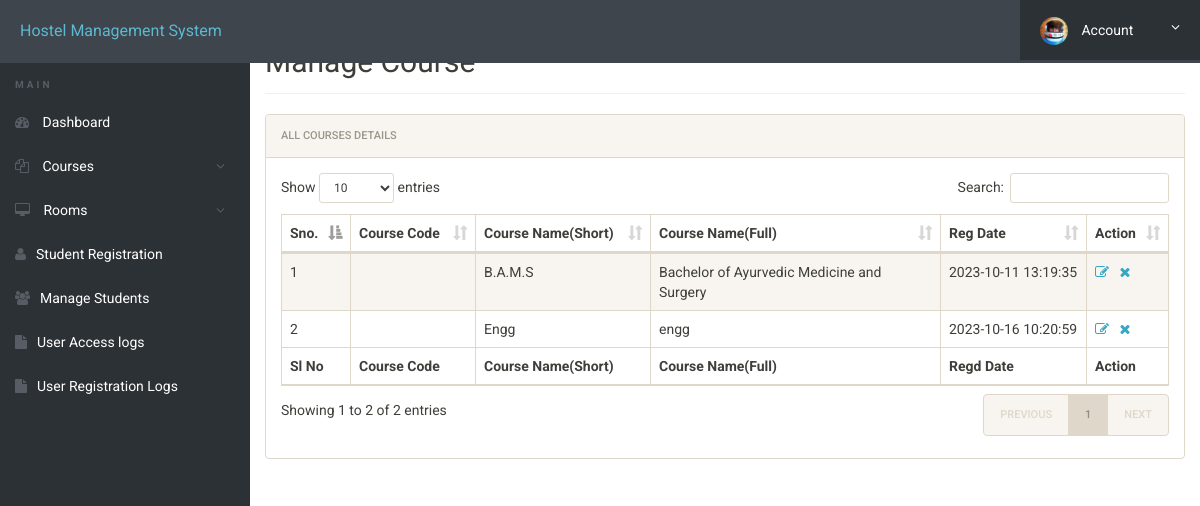
The app's page /admin/manage-courses.php (signed in) with its own data.
### tables this page shows
CREATE TABLE `courses` (
  `id` int(11) NOT NULL,
  `course_code` varchar(255) NOT NULL,
  `course_sn` varchar(255) NOT NULL,
  `course_fn` varchar(255) NOT NULL,
  `posting_date` timestamp NOT NULL DEFAULT current_timestamp()
);

### admin/manage-courses.php (the view, shortened to what this page needs)
<?php
include('includes/config.php');
?>
<!doctype html>
<html lang="en" class="no-js">
<head>
	<link rel="stylesheet" href="css/font-awesome.min.css">
	<link rel="stylesheet" href="css/bootstrap.min.css">
	<link rel="stylesheet" href="css/dataTables.bootstrap.min.css">
	<link rel="stylesheet" href="css/bootstrap-social.css">
	<link rel="stylesheet" href="css/bootstrap-select.css">
	<link rel="stylesheet" href="css/fileinput.min.css">
	<link rel="stylesheet" href="css/awesome-bootstrap-checkbox.css">
	<link rel="stylesheet" href="css/style.css">
</head>
<body>
	<?php include('includes/header.php');?>
	<div class="ts-main-content">
			<?php include('includes/sidebar.php');?>
		<div class="content-wrapper">
			<div class="container-fluid">
				<div class="row">
					<div class="col-md-12">
						<h2 class="page-title">Manage Course</h2>
						<div class="panel panel-default">
							<div class="panel-heading">All Courses Details</div>
							<div class="panel-body">
								<table id="zctb" class="display table table-striped table-bordered table-hover" cellspacing="0" width="100%">
									<thead>
										<tr>
											<th>Sno.</th>
											<th>Course Code</th>
											<th>Course Name(Short)</th>
											<th>Course Name(Full)</th>
											<th>Reg Date </th>
											<th>Action</th>
										</tr>
									</thead>
									<tfoot>
										<tr>
											<th>Sl No</th>
											<th>Course Code</th>
											<th>Course Name(Short)</th>
											<th>Course Name(Full)</th>
											<th>Regd Date</th>
											<th>Action</th>										</tr>
									</tfoot>
									<tbody>
<?php
$ret="select * from courses";
$stmt= $mysqli->prepare($ret) ;
$stmt->execute() ;
$res=$stmt->get_result();
$cnt=1;
while($row=$res->fetch_object())
	  {
	  	?>
<tr><td><?php echo $cnt;;?></td>
<td><?php echo $row->course_code;?></td>
<td><?php echo $row->course_sn;?></td>
<td><?php echo $row->course_fn;?></td>
<td><?php echo $row->posting_date;?></td>
<td><a href="edit-course.php?id=<?php echo $row->id;?>"><i class="fa fa-edit"></i></a>&nbsp;&nbsp;
<a href="manage-courses.php?del=<?php echo $row->id;?>" onclick="return confirm("Do you want to delete");"><i class="fa fa-close"></i></a></td>
										</tr>
									<?php
$cnt=$cnt+1;
									 } ?>
									</tbody>
								</table>
							</div>
						</div>
					</div>
				</div>
			</div>
		</div>
	</div>
</body>
</html>

### admin/css/style.css (style rules this page uses)
html { font-size: 14px; }
@media only screen and (min-width: 480px) { html { font-size: 17px; } }
@media only screen and (min-width: 768px) { html { font-size: 14px; } }
body { font-size: 1em; }
a { color: #37a6c4; }
.panel { overflow: hidden; }
.page-title { padding-bottom: 15px; margin-bottom: 20px; border-bottom: 1px solid #f0f0f0; }
.ts-main-content .content-wrapper { padding-top: 15px; margin-top: 10px; }
@media only screen and (min-width: 992px) { .ts-main-content .content-wrapper { margin-left: 250px; } }

### records on screen
courses: course_sn "B.A.M.S", course_fn "Bachelor of Ayurvedic Medicine and Surgery", posting_date "2023-10-11 13:19:35"
courses: course_sn "Engg", course_fn "engg", posting_date "2023-10-16 10:20:59"
